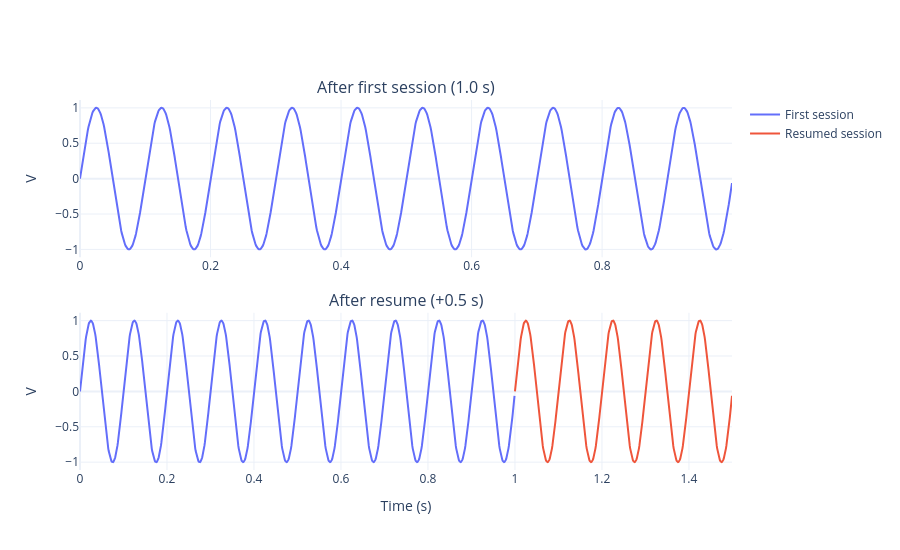

Here is the notebook cell this chart was saved with:
### Markdown cell above
## 5. Load and plot the combined result

The file now contains both sessions. The boundary is seamless.

### Code cell
combined = versionable.load(Recording, OUTPUT_PATH)
boundary = len(first.time_s)

print(f"Total samples: {len(combined.time_s)}")
print(f"Total duration: {combined.time_s[-1] - combined.time_s[0]:.3f} s")

fig = make_subplots(
    rows=2,
    cols=1,
    subplot_titles=("After first session (1.0 s)", "After resume (+0.5 s)"),
    vertical_spacing=0.15,
)

# Top: first session only
fig.add_trace(
    go.Scatter(
        x=first.time_s,
        y=first.voltage_V,
        mode="lines",
        name="First session",
        line=dict(color="#636EFA"),
    ),
    row=1,
    col=1,
)

# Bottom: both sessions, colored differently
fig.add_trace(
    go.Scatter(
        x=combined.time_s[:boundary],
        y=combined.voltage_V[:boundary],
        mode="lines",
        name="First session",
        line=dict(color="#636EFA"),
        showlegend=False,
    ),
    row=2,
    col=1,
)
fig.add_trace(
    go.Scatter(
        x=combined.time_s[boundary:],
        y=combined.voltage_V[boundary:],
        mode="lines",
        name="Resumed session",
        line=dict(color="#EF553B"),
    ),
    row=2,
    col=1,
)

fig.update_xaxes(title_text="Time (s)", row=2, col=1)
fig.update_yaxes(title_text="V", row=1, col=1)
fig.update_yaxes(title_text="V", row=2, col=1)
fig.update_layout(template="plotly_white", height=550)
fig.show()

### Figure 1 — Plotly figure (JSON) as saved in the notebook; plotly's stock layout.template omitted (floating-point values rounded to 4 significant figures; data arrays with more than 128 entries replaced by an {"elided": "..."} marker saying what was removed)
{"data": [{"line": {"color": "#636EFA"}, "mode": "lines", "name": "First session", "type": "scatter", "x": {"elided": "1000 float values"}, "xaxis": "x", "y": {"elided": "1000 float values"}, "yaxis": "y"}, {"line": {"color": "#636EFA"}, "mode": "lines", "name": "First session", "showlegend": false, "type": "scatter", "x": {"elided": "1000 float values"}, "xaxis": "x2", "y": {"elided": "1000 float values"}, "yaxis": "y2"}, {"line": {"color": "#EF553B"}, "mode": "lines", "name": "Resumed session", "type": "scatter", "x": {"elided": "500 float values"}, "xaxis": "x2", "y": {"elided": "500 float values"}, "yaxis": "y2"}], "layout": {"annotations": [{"font": {"size": 16}, "showarrow": false, "text": "After first session (1.0 s)", "x": 0.5, "xanchor": "center", "xref": "paper", "y": 1, "yanchor": "bottom", "yref": "paper"}, {"font": {"size": 16}, "showarrow": false, "text": "After resume (+0.5 s)", "x": 0.5, "xanchor": "center", "xref": "paper", "y": 0.425, "yanchor": "bottom", "yref": "paper"}], "height": 550, "xaxis": {"anchor": "y", "domain": [0, 1]}, "xaxis2": {"anchor": "y2", "domain": [0, 1], "title": {"text": "Time (s)"}}, "yaxis": {"anchor": "x", "domain": [0.575, 1], "title": {"text": "V"}}, "yaxis2": {"anchor": "x2", "domain": [0, 0.425], "title": {"text": "V"}}}}
